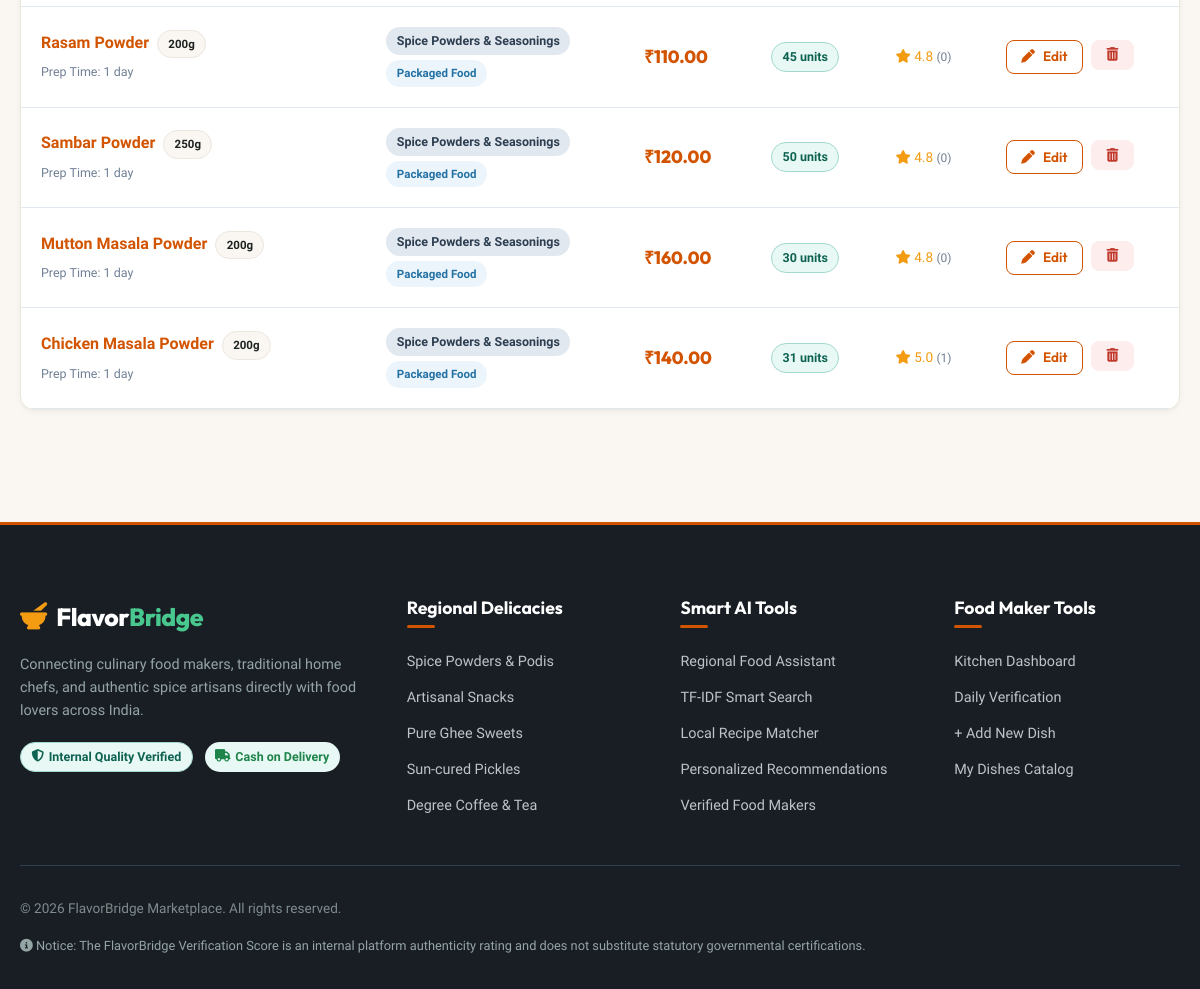
The app's page /my-products (signed in, lower part), older data.
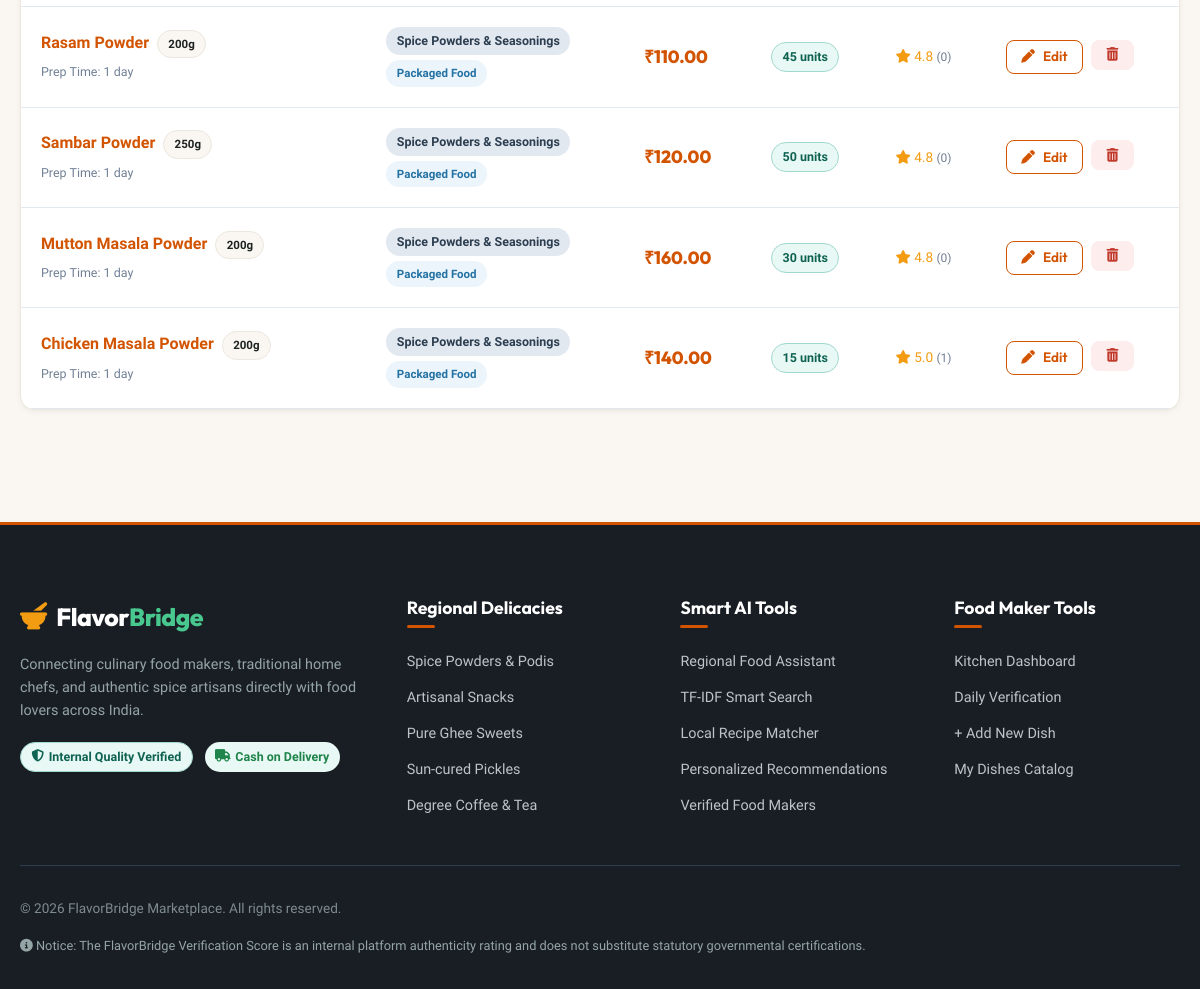
The same page, newer data.
### backend/models.py (models this page shows, shortened)
class Product(db.Model):
    __tablename__ = 'products'
    id = db.Column(db.Integer, primary_key=True)
    food_maker_id = db.Column(db.Integer, db.ForeignKey('food_makers.id', ondelete='CASCADE'), nullable=False)
    name = db.Column(db.String(150), nullable=False, index=True)
    category = db.Column(db.String(100), nullable=False, index=True)
    description = db.Column(db.Text, nullable=True)
    ingredients = db.Column(db.Text, nullable=True)
    price = db.Column(db.Float, nullable=False)
    city = db.Column(db.String(100), nullable=False, index=True)
    region = db.Column(db.String(100), nullable=True)
    image = db.Column(db.String(255), nullable=True)
    stock = db.Column(db.Integer, default=10)
    product_type = db.Column(db.String(50), nullable=False, default='Packaged Food')  # 'Packaged Food' or 'Fresh Food'
    preparation_time = db.Column(db.String(50), nullable=True, default='1-2 days')
    net_quantity = db.Column(db.String(50), nullable=True, default='250g')  # e.g., '500g', '150g', '250g', '1 kg', '1 Plate'
    created_at = db.Column(db.DateTime, default=datetime.utcnow)
    cart_items = db.relationship('CartItem', backref='product', lazy=True, cascade='all, delete-orphan')
    order_items = db.relationship('OrderItem', backref='product', lazy=True)
    reviews = db.relationship('Review', backref='product', lazy=True, cascade='all, delete-orphan')
    interactions = db.relationship('Interaction', backref='product', lazy=True, cascade='all, delete-orphan')
    @property
    def average_rating(self):
        if not self.reviews:
            return 4.8  # Default positive score for new listings
        return round(sum(r.rating for r in self.reviews) / len(self.reviews), 1)
    @property
    def rating_count(self):
        return len(self.reviews)

class Review(db.Model):
    __tablename__ = 'reviews'
    id = db.Column(db.Integer, primary_key=True)
    customer_id = db.Column(db.Integer, db.ForeignKey('users.id'), nullable=False)
    product_id = db.Column(db.Integer, db.ForeignKey('products.id', ondelete='CASCADE'), nullable=True)
    food_maker_id = db.Column(db.Integer, db.ForeignKey('food_makers.id', ondelete='CASCADE'), nullable=False)
    rating = db.Column(db.Integer, nullable=False)  # 1 to 5
    comment = db.Column(db.Text, nullable=True)
    created_at = db.Column(db.DateTime, default=datetime.utcnow)

### backend/routes/product_routes.py (the view)
@product_bp.route('/my-products')
@login_required
def my_products():
    user_id = session.get('user_id')
    maker = get_or_create_food_maker(user_id)
    if not maker:
        return redirect(url_for('food_maker.dashboard'))
    products = Product.query.filter_by(food_maker_id=maker.id).order_by(Product.created_at.desc()).all()
    return render_template('my_products.html', maker=maker, products=products)

### backend/utils/security.py (called while the page is built, shortened)
def login_required(f):
    @wraps(f)
    def decorated_function(*args, **kwargs):
        user_id = session.get('user_id')
        if not user_id:
            flash('Please log in to access this page.', 'warning')
            return redirect(url_for('auth.login', next=request.path))
        user = User.query.get(user_id)
        if not user:
            user_email = session.get('user_email')
            if user_email:
                user = User.query.filter_by(email=user_email).first()
                if user:
                    session['user_id'] = user.id
        if not user:
            session.clear()
            flash('Please log in to access this page.', 'warning')
            return redirect(url_for('auth.login', next=request.path))
        return f(*args, **kwargs)
    return decorated_function

def get_or_create_food_maker(user_id):
    from backend.extensions import db
    from backend.models import FoodMaker
    user = User.query.get(user_id)
    if not user:
        return None
    maker = FoodMaker.query.filter_by(user_id=user.id).first()
    return maker

### frontend/templates/my_products.html (shortened to what this page needs)
{% extends "base.html" %}
{% block content %}
<div class="container" style="padding: 3rem 1.25rem;">
  {% if products %}
    <div class="cart-table-wrapper">
      <table class="table">
        <tbody>
          {% for p in products %}
            <tr id="prod-row-{{ p.id }}">
              <td>
                <strong style="font-size: 1rem; color: var(--dark); display: block;">
                  <a href="{{ url_for('product.product_detail', product_id=p.id) }}">{{ p.name }}</a>
                  {% if p.net_quantity %}
                    <span class="badge" style="font-size: 0.72rem; background: #FAF7F2; color: #1C2321; border: 1px solid #ECE7DE; font-weight: 700; margin-left: 4px;">
                      {{ p.net_quantity }}
                    </span>
                  {% endif %}
                </strong>
                <span style="font-size: 0.78rem; color: var(--gray-medium);">
                  Prep Time: {{ p.preparation_time or '1 day' }}
                </span>
              </td>
              <td>
                <span class="badge badge-category" style="margin-bottom: 4px; display: inline-block;">{{ p.category }}</span>
                <div>
                  <span class="badge {{ 'badge-fresh' if p.product_type == 'Fresh Food' else 'badge-packaged' }}" style="font-size: 0.72rem;">
                    {{ p.product_type }}
                  </span>
                </div>
              </td>
              <td style="font-weight: 800; font-family: var(--font-heading); color: var(--primary); font-size: 1.1rem;">
                ₹{{ "%.2f"|format(p.price) }}
              </td>
              <td>
                <span class="badge {{ 'badge-verified' if p.stock > 5 else ('badge-pending' if p.stock > 0 else 'badge-danger') }}">
                  {{ p.stock }} units
                </span>
              </td>
              <td>
                <div class="stars" style="font-size: 0.85rem;">
                  <i class="fa-solid fa-star"></i> {{ p.average_rating }}
                  <span style="color: var(--gray-medium); font-size: 0.75rem;">({{ p.rating_count }})</span>
                </div>
              </td>
              <td>
                <div style="display: flex; gap: 0.5rem;">
                  <a href="{{ url_for('product.edit_product', product_id=p.id) }}" class="btn btn-outline btn-sm" title="Edit Product">
                    <i class="fa-solid fa-pen"></i> Edit
                  </a>
                  <form method="POST" action="{{ url_for('product.delete_product', product_id=p.id) }}" style="display: inline;">
                    <button type="button" class="btn btn-outline btn-sm btn-delete-product-ajax" data-product-id="{{ p.id }}" data-product-name="{{ p.name }}" style="color: var(--danger); border-color: #FDEDEC; background: #FDEDEC;" title="Delete Product">
                      <i class="fa-solid fa-trash-can"></i>
                    </button>
                  </form>
                </div>
              </td>
            </tr>
          {% endfor %}
        </tbody>
      </table>
    </div>
  {% endif %}
</div>
{% endblock %}

Row changes from the older to the newer data that the page shows:
changed Product "Chicken Masala Powder": stock "31" → "15"
